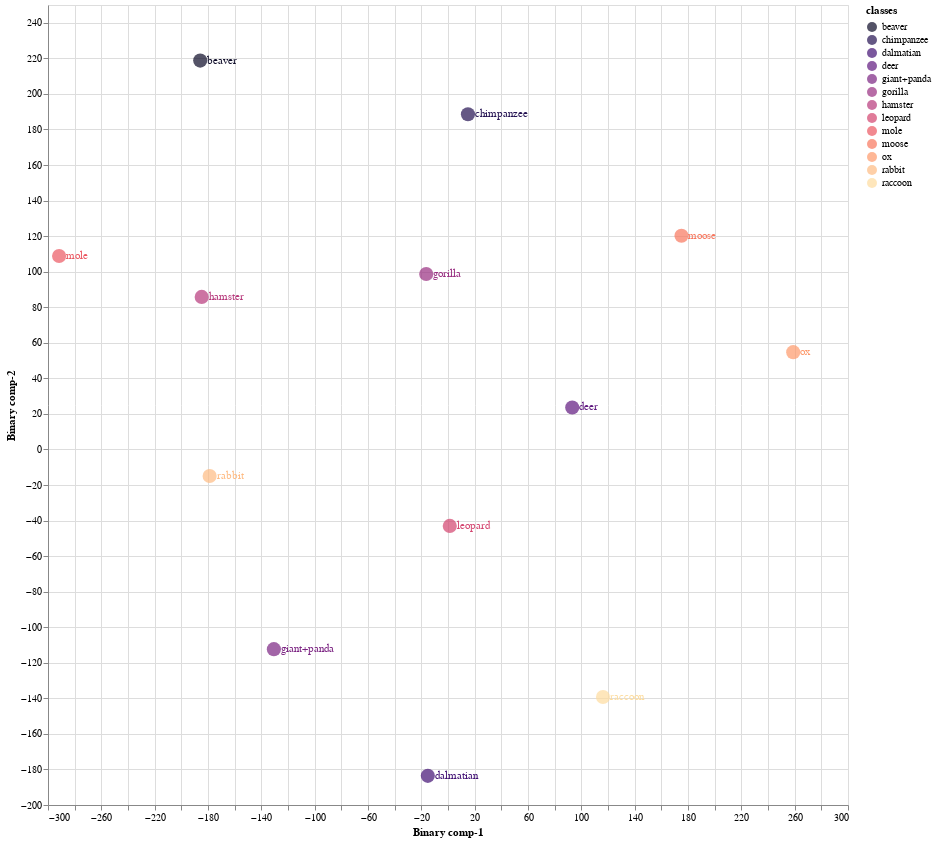
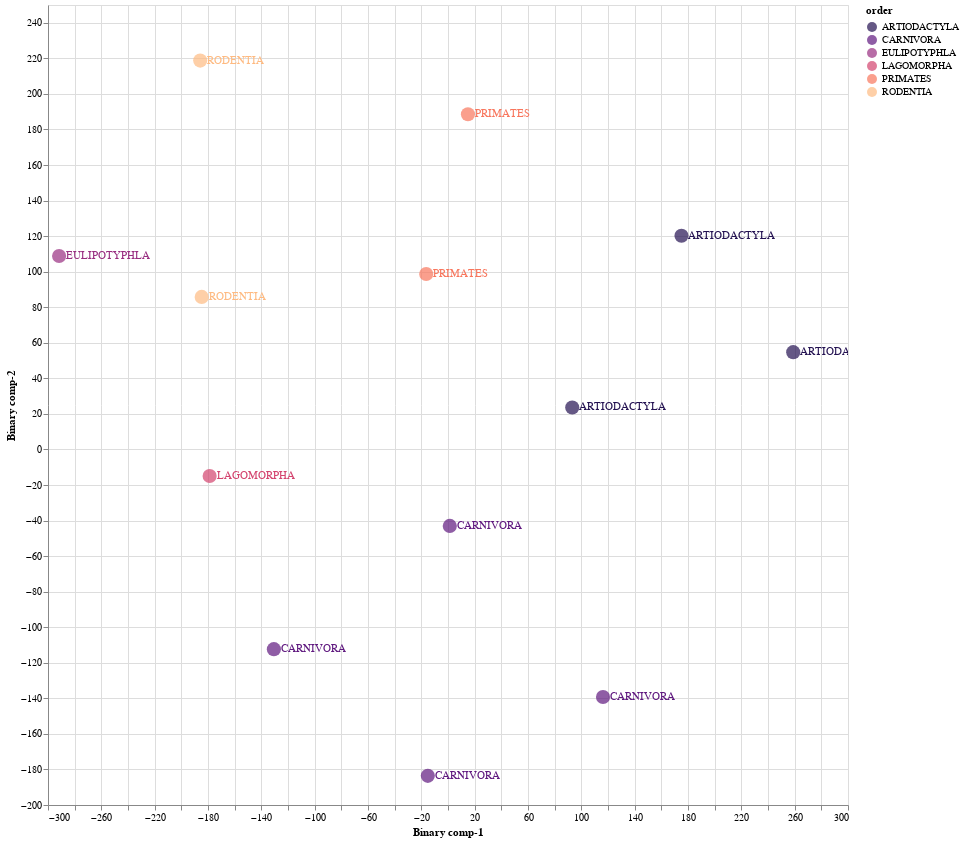

Write notebook code for charts like these, in order.
### Markdown cell above
### 8.1 Train Validation Split 01

### Code cell
Train01 = CZSL(mode = "Train", 
               split = 1, 
               DNN = ProjectionNetwork1, 
               epochs = 40, 
               bs = 8, 
               numunits = 1024, 
               lr = 0.1, 
               optimiser = nn.Sigmoid(), 
               dropout = 0.2, 
               mom = 0, 
               wd = 0,  
               device = 'cuda', 
               checkpoint = CP1, 
               pred_type = 'Probabilistic', 
               dist_type = 'cosine')

#mode
#1. "Train" - Use Train Val split
#2. "Test" - For Unseen Test Data

#split
# 1 -Train/Val Split 1
# 2 -Train/Val Split 2
# 3 -Train/Val Split 2

#pred_type
#1. "Probabilistic" - continous real numbers giving probability for prdiction to be 1
#2. "Deterministic" - 1 or 0 prediction values

#dist_type
#1. euclidean
#2. cosine
#3. hamming
#4. jaccard

### Figure 1 — Vega-Lite specification as saved in the notebook (floating-point values rounded to 4 significant figures)
{"config": {"view": {"continuousWidth": 400, "continuousHeight": 300}}, "layer": [{"mark": {"type": "circle", "size": 200}, "encoding": {"color": {"field": "classes", "scale": {"scheme": "Magma"}, "type": "nominal"}, "x": {"field": "Binary comp-1", "type": "quantitative"}, "y": {"field": "Binary comp-2", "type": "quantitative"}}, "height": 800, "selection": {"selector043": {"type": "interval", "bind": "scales", "encodings": ["x", "y"]}}, "width": 800}, {"mark": {"type": "text", "align": "left", "baseline": "middle", "dx": 7}, "encoding": {"color": {"field": "classes", "scale": {"scheme": "Magma"}, "type": "nominal"}, "text": {"field": "classes", "type": "nominal"}, "x": {"field": "Binary comp-1", "type": "quantitative"}, "y": {"field": "Binary comp-2", "type": "quantitative"}}, "height": 800, "width": 800}], "data": {"name": "data-17ec74836112ac9491f7776467aa37f1"}, "$schema": "https://vega.github.io/schema/vega-lite/v4.17.0.json", "datasets": {"data-17ec74836112ac9491f7776467aa37f1": [{"Binary comp-1": -185.8, "Binary comp-2": 218.7, "classes": "beaver", "sciName": "Aplodontia_rufa", "animal_label": 4, "animal_class": "beaver", "mainCommonName": "Mountain Beaver", "otherCommonNames": "Boomer|Sewellel|Point Arena Mountain Beaver|Point Reyes Mountain Beaver", "class": "Mammalia", "infraclass": "Placentalia", "magnorder": "Boreoeutheria", "superorder": "Euarchontoglires", "order": "RODENTIA", "suborder": "SCIUROMORPHA", "infraorder": null, "parvorder": null, "superfamily": null, "family": "APLODONTIIDAE", "subfamily": null, "tribe": null, "genus": "Aplodontia"}, {"Binary comp-1": -15.14, "Binary comp-2": -183.6, "classes": "dalmatian", "sciName": "Canis_familiaris", "animal_label": 5, "animal_class": "dalmatian", "mainCommonName": "Domestic Dog", "otherCommonNames": "Dog|Dingo|Feral Dog|New Guinea Singing Dog|Village Dog", "class": "Mammalia", "infraclass": "Placentalia", "magnorder": "Boreoeutheria", "superorder": "Laurasiatheria", "order": "CARNIVORA", "suborder": "CANIFORMIA", "infraorder": "CANOIDEA", "parvorder": null, "superfamily": null, "family": "CANIDAE", "subfamily": null, "tribe": null, "genus": "Canis"}, {"Binary comp-1": -291.7, "Binary comp-2": 108.8, "classes": "mole", "sciName": "Talpa_altaica", "animal_label": 12, "animal_class": "mole", "mainCommonName": "Altai Mole", "otherCommonNames": "Siberian Mole", "class": "Mammalia", "infraclass": "Placentalia", "magnorder": "Boreoeutheria", "superorder": "Laurasiatheria", "order": "EULIPOTYPHLA", "suborder": null, "infraorder": null, "parvorder": null, "superfamily": null, "family": "TALPIDAE", "subfamily": "TALPINAE", "tribe": "TALPINI", "genus": "Talpa"}, {"Binary comp-1": 1.342, "Binary comp-2": -42.99, "classes": "leopard", "sciName": "Panthera_pardus", "animal_label": 15, "animal_class": "leopard", "mainCommonName": "Leopard", "otherCommonNames": "Panther", "class": "Mammalia", "infraclass": "Placentalia", "magnorder": "Boreoeutheria", "superorder": "Laurasiatheria", "order": "CARNIVORA", "suborder": "FELIFORMIA", "infraorder": "FELOIDEA", "parvorder": null, "superfamily": null, "family": "FELIDAE", "subfamily": "PANTHERINAE", "tribe": null, "genus": "Panthera"}, {"Binary comp-1": 175.1, "Binary comp-2": 120.2, "classes": "moose", "sciName": "Alces_alces", "animal_label": 16, "animal_class": "moose", "mainCommonName": "Moose", "otherCommonNames": "Elk|Eurasian Elk|Caucasian Moose", "class": "Mammalia", "infraclass": "Placentalia", "magnorder": "Boreoeutheria", "superorder": "Laurasiatheria", "order": "ARTIODACTYLA", "suborder": "RUMINANTIA", "infraorder": "PECORA", "parvorder": null, "superfamily": null, "family": "CERVIDAE", "subfamily": "CAPREOLINAE", "tribe": "ALCEINI", "genus": "Alces"}, {"Binary comp-1": -16.33, "Binary comp-2": 98.69, "classes": "gorilla", "sciName": "Gorilla_gorilla", "animal_label": 20, "animal_class": "gorilla", "mainCommonName": "Western Gorilla", "otherCommonNames": "Lowland Gorilla|Cross River Gorilla|Western Lowland Gorilla", "class": "Mammalia", "infraclass": "Placentalia", "magnorder": "Boreoeutheria", "superorder": "Euarchontoglires", "order": "PRIMATES", "suborder": "HAPLORHINI", "infraorder": "SIMIIFORMES", "parvorder": "CATARRHINI", "superfamily": "HOMINOIDEA", "family": "HOMINIDAE", "subfamily": "HOMININAE", "tribe": null, "genus": "Gorilla"}, {"Binary comp-1": 258.9, "Binary comp-2": 54.73, "classes": "ox", "sciName": "Bos_sauveli", "animal_label": 21, "animal_class": "ox", "mainCommonName": "Kouprey", "otherCommonNames": "Gray Ox|Indochinese Forest Ox", "class": "Mammalia", "infraclass": "Placentalia", "magnorder": "Boreoeutheria", "superorder": "Laurasiatheria", "order": "ARTIODACTYLA", "suborder": "RUMINANTIA", "infraorder": "PECORA", "parvorder": null, "superfamily": null, "family": "BOVIDAE", "subfamily": "BOVINAE", "tribe": "BOVINI", "genus": "Bos"}, {"Binary comp-1": 14.97, "Binary comp-2": 188.5, "classes": "chimpanzee", "sciName": "Pan_troglodytes", "animal_label": 25, "animal_class": "chimpanzee", "mainCommonName": "Chimpanzee", "otherCommonNames": "Chimpanzee|Common Chimpanzee|Robust Chimpanzee|Central Chimpanzee|Eastern Chimpanzee|Nigeria-Cameroon Chimpanzee|Western Chimpanzee", "class": "Mammalia", "infraclass": "Placentalia", "magnorder": "Boreoeutheria", "superorder": "Euarchontoglires", "order": "PRIMATES", "suborder": "HAPLORHINI", "infraorder": "SIMIIFORMES", "parvorder": "CATARRHINI", "superfamily": "HOMINOIDEA", "family": "HOMINIDAE", "subfamily": "HOMININAE", "tribe": null, "genus": "Pan"}, {"Binary comp-1": -184.7, "Binary comp-2": 85.79, "classes": "hamster", "sciName": "Mesocricetus_brandti", "animal_label": 26, "animal_class": "hamster", "mainCommonName": "Brandt's Hamster", "otherCommonNames": "Turkish Hamster", "class": "Mammalia", "infraclass": "Placentalia", "magnorder": "Boreoeutheria", "superorder": "Euarchontoglires", "order": "RODENTIA", "suborder": "SUPRAMYOMORPHA", "infraorder": "MYOMORPHI", "parvorder": null, "superfamily": "MUROIDEA", "family": "CRICETIDAE", "subfamily": "CRICETINAE", "tribe": null, "genus": "Mesocricetus"}, {"Binary comp-1": -178.8, "Binary comp-2": -14.94, "classes": "rabbit", "sciName": "Pentalagus_furnessi", "animal_label": 29, "animal_class": "rabbit", "mainCommonName": "Amami Rabbit", "otherCommonNames": "Ryukyu Rabbit", "class": "Mammalia", "infraclass": "Placentalia", "magnorder": "Boreoeutheria", "superorder": "Euarchontoglires", "order": "LAGOMORPHA", "suborder": null, "infraorder": null, "parvorder": null, "superfamily": null, "family": "LEPORIDAE", "subfamily": null, "tribe": null, "genus": "Pentalagus"}, {"Binary comp-1": -130.6, "Binary comp-2": -112.3, "classes": "giant+panda", "sciName": "Ailuropoda_melanoleuca", "animal_label": 39, "animal_class": "giant+panda", "mainCommonName": "Giant Panda", "otherCommonNames": "Da Xiong Mao", "class": "Mammalia", "infraclass": "Placentalia", "magnorder": "Boreoeutheria", "superorder": "Laurasiatheria", "order": "CARNIVORA", "suborder": "CANIFORMIA", "infraorder": "ARCTOIDEA", "parvorder": null, "superfamily": "URSOIDEA", "family": "URSIDAE", "subfamily": "AILUROPODINAE", "tribe": null, "genus": "Ailuropoda"}, {"Binary comp-1": 93.18, "Binary comp-2": 23.62, "classes": "deer", "sciName": "Hydropotes_inermis", "animal_label": 40, "animal_class": "deer", "mainCommonName": "Chinese Water Deer", "otherCommonNames": null, "class": "Mammalia", "infraclass": "Placentalia", "magnorder": "Boreoeutheria", "superorder": "Laurasiatheria", "order": "ARTIODACTYLA", "suborder": "RUMINANTIA", "infraorder": "PECORA", "parvorder": null, "superfamily": null, "family": "CERVIDAE", "subfamily": "CAPREOLINAE", "tribe": "CAPREOLINI", "genus": "Hydropotes"}, {"Binary comp-1": 116.3, "Binary comp-2": -139.2, "classes": "raccoon", "sciName": "Procyon_lotor", "animal_label": 48, "animal_class": "raccoon", "mainCommonName": "Northern Raccoon", "otherCommonNames": "Common Raccoon", "class": "Mammalia", "infraclass": "Placentalia", "magnorder": "Boreoeutheria", "superorder": "Laurasiatheria", "order": "CARNIVORA", "suborder": "CANIFORMIA", "infraorder": "ARCTOIDEA", "parvorder": null, "superfamily": "MUSTELOIDEA", "family": "PROCYONIDAE", "subfamily": null, "tribe": null, "genus": "Procyon"}]}}

### Figure 2 — Vega-Lite specification as saved in the notebook (floating-point values rounded to 4 significant figures)
{"config": {"view": {"continuousWidth": 400, "continuousHeight": 300}}, "layer": [{"mark": {"type": "circle", "size": 200}, "encoding": {"color": {"field": "order", "scale": {"scheme": "Magma"}, "type": "nominal"}, "x": {"field": "Binary comp-1", "type": "quantitative"}, "y": {"field": "Binary comp-2", "type": "quantitative"}}, "height": 800, "selection": {"selector044": {"type": "interval", "bind": "scales", "encodings": ["x", "y"]}}, "width": 800}, {"mark": {"type": "text", "align": "left", "baseline": "middle", "dx": 7}, "encoding": {"color": {"field": "order", "scale": {"scheme": "Magma"}, "type": "nominal"}, "text": {"field": "order", "type": "nominal"}, "x": {"field": "Binary comp-1", "type": "quantitative"}, "y": {"field": "Binary comp-2", "type": "quantitative"}}, "height": 800, "width": 800}], "data": {"name": "data-17ec74836112ac9491f7776467aa37f1"}, "$schema": "https://vega.github.io/schema/vega-lite/v4.17.0.json", "datasets": {"data-17ec74836112ac9491f7776467aa37f1": [{"Binary comp-1": -185.8, "Binary comp-2": 218.7, "classes": "beaver", "sciName": "Aplodontia_rufa", "animal_label": 4, "animal_class": "beaver", "mainCommonName": "Mountain Beaver", "otherCommonNames": "Boomer|Sewellel|Point Arena Mountain Beaver|Point Reyes Mountain Beaver", "class": "Mammalia", "infraclass": "Placentalia", "magnorder": "Boreoeutheria", "superorder": "Euarchontoglires", "order": "RODENTIA", "suborder": "SCIUROMORPHA", "infraorder": null, "parvorder": null, "superfamily": null, "family": "APLODONTIIDAE", "subfamily": null, "tribe": null, "genus": "Aplodontia"}, {"Binary comp-1": -15.14, "Binary comp-2": -183.6, "classes": "dalmatian", "sciName": "Canis_familiaris", "animal_label": 5, "animal_class": "dalmatian", "mainCommonName": "Domestic Dog", "otherCommonNames": "Dog|Dingo|Feral Dog|New Guinea Singing Dog|Village Dog", "class": "Mammalia", "infraclass": "Placentalia", "magnorder": "Boreoeutheria", "superorder": "Laurasiatheria", "order": "CARNIVORA", "suborder": "CANIFORMIA", "infraorder": "CANOIDEA", "parvorder": null, "superfamily": null, "family": "CANIDAE", "subfamily": null, "tribe": null, "genus": "Canis"}, {"Binary comp-1": -291.7, "Binary comp-2": 108.8, "classes": "mole", "sciName": "Talpa_altaica", "animal_label": 12, "animal_class": "mole", "mainCommonName": "Altai Mole", "otherCommonNames": "Siberian Mole", "class": "Mammalia", "infraclass": "Placentalia", "magnorder": "Boreoeutheria", "superorder": "Laurasiatheria", "order": "EULIPOTYPHLA", "suborder": null, "infraorder": null, "parvorder": null, "superfamily": null, "family": "TALPIDAE", "subfamily": "TALPINAE", "tribe": "TALPINI", "genus": "Talpa"}, {"Binary comp-1": 1.342, "Binary comp-2": -42.99, "classes": "leopard", "sciName": "Panthera_pardus", "animal_label": 15, "animal_class": "leopard", "mainCommonName": "Leopard", "otherCommonNames": "Panther", "class": "Mammalia", "infraclass": "Placentalia", "magnorder": "Boreoeutheria", "superorder": "Laurasiatheria", "order": "CARNIVORA", "suborder": "FELIFORMIA", "infraorder": "FELOIDEA", "parvorder": null, "superfamily": null, "family": "FELIDAE", "subfamily": "PANTHERINAE", "tribe": null, "genus": "Panthera"}, {"Binary comp-1": 175.1, "Binary comp-2": 120.2, "classes": "moose", "sciName": "Alces_alces", "animal_label": 16, "animal_class": "moose", "mainCommonName": "Moose", "otherCommonNames": "Elk|Eurasian Elk|Caucasian Moose", "class": "Mammalia", "infraclass": "Placentalia", "magnorder": "Boreoeutheria", "superorder": "Laurasiatheria", "order": "ARTIODACTYLA", "suborder": "RUMINANTIA", "infraorder": "PECORA", "parvorder": null, "superfamily": null, "family": "CERVIDAE", "subfamily": "CAPREOLINAE", "tribe": "ALCEINI", "genus": "Alces"}, {"Binary comp-1": -16.33, "Binary comp-2": 98.69, "classes": "gorilla", "sciName": "Gorilla_gorilla", "animal_label": 20, "animal_class": "gorilla", "mainCommonName": "Western Gorilla", "otherCommonNames": "Lowland Gorilla|Cross River Gorilla|Western Lowland Gorilla", "class": "Mammalia", "infraclass": "Placentalia", "magnorder": "Boreoeutheria", "superorder": "Euarchontoglires", "order": "PRIMATES", "suborder": "HAPLORHINI", "infraorder": "SIMIIFORMES", "parvorder": "CATARRHINI", "superfamily": "HOMINOIDEA", "family": "HOMINIDAE", "subfamily": "HOMININAE", "tribe": null, "genus": "Gorilla"}, {"Binary comp-1": 258.9, "Binary comp-2": 54.73, "classes": "ox", "sciName": "Bos_sauveli", "animal_label": 21, "animal_class": "ox", "mainCommonName": "Kouprey", "otherCommonNames": "Gray Ox|Indochinese Forest Ox", "class": "Mammalia", "infraclass": "Placentalia", "magnorder": "Boreoeutheria", "superorder": "Laurasiatheria", "order": "ARTIODACTYLA", "suborder": "RUMINANTIA", "infraorder": "PECORA", "parvorder": null, "superfamily": null, "family": "BOVIDAE", "subfamily": "BOVINAE", "tribe": "BOVINI", "genus": "Bos"}, {"Binary comp-1": 14.97, "Binary comp-2": 188.5, "classes": "chimpanzee", "sciName": "Pan_troglodytes", "animal_label": 25, "animal_class": "chimpanzee", "mainCommonName": "Chimpanzee", "otherCommonNames": "Chimpanzee|Common Chimpanzee|Robust Chimpanzee|Central Chimpanzee|Eastern Chimpanzee|Nigeria-Cameroon Chimpanzee|Western Chimpanzee", "class": "Mammalia", "infraclass": "Placentalia", "magnorder": "Boreoeutheria", "superorder": "Euarchontoglires", "order": "PRIMATES", "suborder": "HAPLORHINI", "infraorder": "SIMIIFORMES", "parvorder": "CATARRHINI", "superfamily": "HOMINOIDEA", "family": "HOMINIDAE", "subfamily": "HOMININAE", "tribe": null, "genus": "Pan"}, {"Binary comp-1": -184.7, "Binary comp-2": 85.79, "classes": "hamster", "sciName": "Mesocricetus_brandti", "animal_label": 26, "animal_class": "hamster", "mainCommonName": "Brandt's Hamster", "otherCommonNames": "Turkish Hamster", "class": "Mammalia", "infraclass": "Placentalia", "magnorder": "Boreoeutheria", "superorder": "Euarchontoglires", "order": "RODENTIA", "suborder": "SUPRAMYOMORPHA", "infraorder": "MYOMORPHI", "parvorder": null, "superfamily": "MUROIDEA", "family": "CRICETIDAE", "subfamily": "CRICETINAE", "tribe": null, "genus": "Mesocricetus"}, {"Binary comp-1": -178.8, "Binary comp-2": -14.94, "classes": "rabbit", "sciName": "Pentalagus_furnessi", "animal_label": 29, "animal_class": "rabbit", "mainCommonName": "Amami Rabbit", "otherCommonNames": "Ryukyu Rabbit", "class": "Mammalia", "infraclass": "Placentalia", "magnorder": "Boreoeutheria", "superorder": "Euarchontoglires", "order": "LAGOMORPHA", "suborder": null, "infraorder": null, "parvorder": null, "superfamily": null, "family": "LEPORIDAE", "subfamily": null, "tribe": null, "genus": "Pentalagus"}, {"Binary comp-1": -130.6, "Binary comp-2": -112.3, "classes": "giant+panda", "sciName": "Ailuropoda_melanoleuca", "animal_label": 39, "animal_class": "giant+panda", "mainCommonName": "Giant Panda", "otherCommonNames": "Da Xiong Mao", "class": "Mammalia", "infraclass": "Placentalia", "magnorder": "Boreoeutheria", "superorder": "Laurasiatheria", "order": "CARNIVORA", "suborder": "CANIFORMIA", "infraorder": "ARCTOIDEA", "parvorder": null, "superfamily": "URSOIDEA", "family": "URSIDAE", "subfamily": "AILUROPODINAE", "tribe": null, "genus": "Ailuropoda"}, {"Binary comp-1": 93.18, "Binary comp-2": 23.62, "classes": "deer", "sciName": "Hydropotes_inermis", "animal_label": 40, "animal_class": "deer", "mainCommonName": "Chinese Water Deer", "otherCommonNames": null, "class": "Mammalia", "infraclass": "Placentalia", "magnorder": "Boreoeutheria", "superorder": "Laurasiatheria", "order": "ARTIODACTYLA", "suborder": "RUMINANTIA", "infraorder": "PECORA", "parvorder": null, "superfamily": null, "family": "CERVIDAE", "subfamily": "CAPREOLINAE", "tribe": "CAPREOLINI", "genus": "Hydropotes"}, {"Binary comp-1": 116.3, "Binary comp-2": -139.2, "classes": "raccoon", "sciName": "Procyon_lotor", "animal_label": 48, "animal_class": "raccoon", "mainCommonName": "Northern Raccoon", "otherCommonNames": "Common Raccoon", "class": "Mammalia", "infraclass": "Placentalia", "magnorder": "Boreoeutheria", "superorder": "Laurasiatheria", "order": "CARNIVORA", "suborder": "CANIFORMIA", "infraorder": "ARCTOIDEA", "parvorder": null, "superfamily": "MUSTELOIDEA", "family": "PROCYONIDAE", "subfamily": null, "tribe": null, "genus": "Procyon"}]}}
